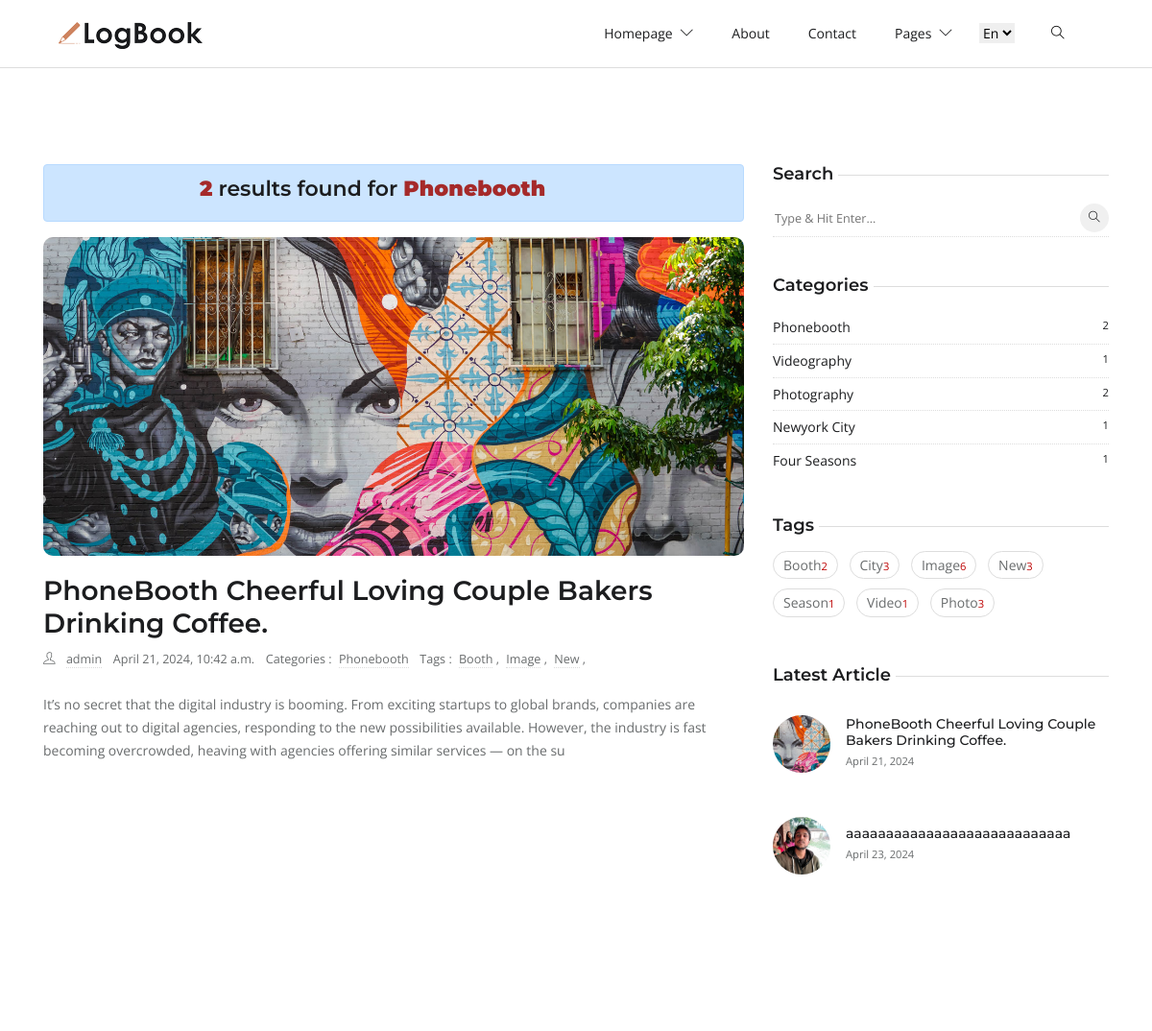
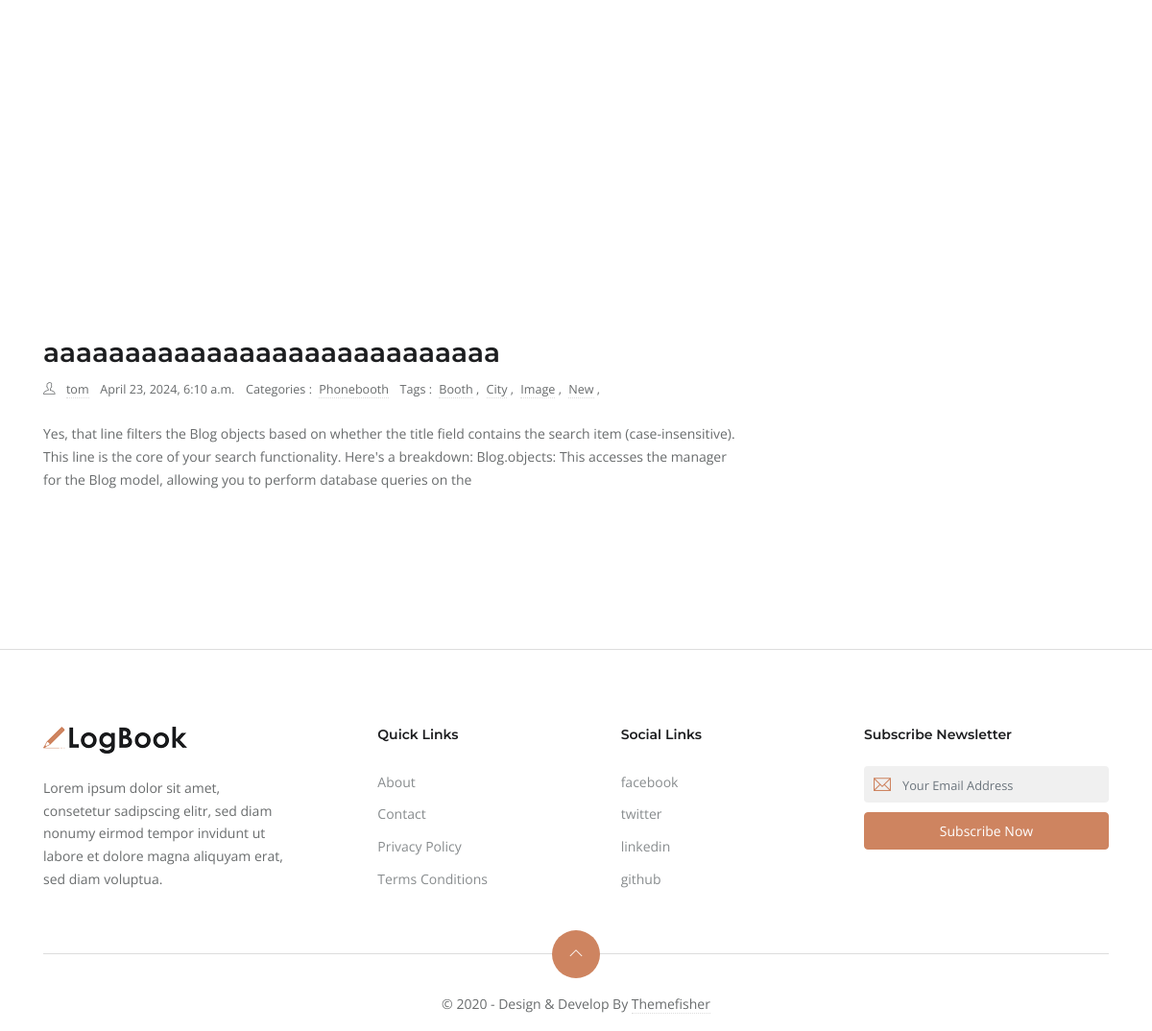
The app's page /category/phonebooth/ with its own data (2 pictures, top to bottom).
### home/models.py (models this page shows, shortened)
class Category(models.Model):
    title = models.CharField(max_length=50,unique=True)
    slug = models.SlugField(unique=True, blank=True, null=True, max_length=300)

class BlogImage(models.Model):
    blog = models.ForeignKey(Blog, related_name='blog_images', on_delete=models.CASCADE)
    image = models.FileField(upload_to='blog_images/')

class Blog(models.Model):
    user = models.ForeignKey(User, related_name='user_blogs', on_delete=models.CASCADE)
    title = models.CharField(max_length=100, unique=True)
    slug = models.SlugField(unique=True, blank=True, null=True, max_length=300)
    description = models.TextField()
    category = models.ForeignKey(Category, related_name='category_blogs', on_delete=models.CASCADE)
    tags = models.ManyToManyField(Tag, related_name='tag_blogs')
    created_date = models.DateTimeField(auto_now_add=True)
    def __str__(self):
        return self.title

class Tag(models.Model):
    title = models.CharField(max_length=50,unique=True)
    slug = models.SlugField(unique=True, blank=True, null=True, max_length=300)
    def __str__(self):
        return self.title

### home/views.py (the view)
# urls.py: path('category/<str:slug>/', views.category_blog, name='category_blog'),
def category_blog(request, slug):
    category = get_object_or_404(Category, slug=slug)
    cate_blogs = category.category_blogs.all()
    tags = Tag.objects.all()
    print(cate_blogs)
    print(tags)
    context = {
        'category': category,
        'cate_blogs': cate_blogs,
        'tags': tags
    }
    return render(request, 'home/category_blogs.html', context)

### home/context_processors.py (called while the page is built)
def get_all_categories(request):
    categories = Category.objects.all()
    context = {
        'categories': categories
    }
    return context

### home/templatetags/custom_filters.py (called while the page is built)
@register.filter
def limit_characters(value, max_length):
    if len(value) <= max_length:
        return value
    else:
        return value[:max_length]

### templates/home/category_blogs.html (shortened to what this page needs)
{% extends 'base.html' %}
{% load custom_filters %}
{% load static %}
{% block content %}
<section class="section">
    <div class="container">
        <div class="row">
            <div class="col-lg-8  mb-5 mb-lg-0">
                <div class="alert alert-primary alert-dismissible fade show" role="alert">
                    <h4 class="text-center"> <b style="color: brown;">{{cate_blogs.count}}</b> results found for <b style="color: brown;">{{ category.title}}</b></h4>
                </div>
                {% for blog in cate_blogs %}
                <article class="row mb-5">
                    <div class="col-12">
                        <div class="post-slider">
                            {% for i in blog.blog_images.all %}
                            <img loading="lazy" src="{{i.image.url}}" class="img-fluid" alt="post-thumb">
                            {% endfor %}
                        </div>
                    </div>
                    <div class="col-12 mx-auto">
                        <h3><a class="post-title" href="{% url 'blog_details' blog.slug %}">{{blog.title}}</a></h3>
                        <ul class="list-inline post-meta mb-4">
                            <li class="list-inline-item"><i class="ti-user mr-2"></i>
                                <a href="author.html">{{blog.user.username}}</a>
                            </li>
                            <li class="list-inline-item">{{blog.created_date}}</li>
                            <li class="list-inline-item">Categories : <a
                                    href="{% url 'category_blog' blog.category.slug %}"
                                    class="ml-1">{{blog.category.title}}
                                </a>
                            </li>
                            <li class="list-inline-item">
                                Tags :
                                {% for tag in blog.tags.all %}
                                <a href="#!" class="ml-1">{{ tag.title }}</a> ,
                                {% endfor %}
                            </li>
                        </ul>
                        <p>{{blog.description|limit_characters:300}}</a>
                    </div>
                </article>
                {% endfor %}
            </div>
            <aside class="col-lg-4">
                <div class="widget">
                    <h5 class="widget-title"><span>Search</span></h5>
                    <form action="{% url 'home' %}" class="widget-search" method="GET">
                        <input id="search-query" name="search" type="search" required
                            placeholder="Type &amp; Hit Enter...">
                        <button type="submit"><i class="ti-search"></i>
                        </button>
                    </form>
                </div>
                <div class="widget">
                    <h5 class="widget-title"><span>Categories</span></h5>
                    <ul class="list-unstyled widget-list">
                        {% for category in categories %}
                        <li><a href="{% url 'category_blog' category.slug %}" class="d-flex">{{category.title}}
                                <small class="ml-auto">{{category.category_blogs.all.count}}</small></a>
                        </li>
                        {% endfor %}
                    </ul>
                </div>
                <div class="widget">
                    <h5 class="widget-title"><span>Tags</span></h5>
                    <ul class="list-inline widget-list-inline">
                        {% for tag in tags %}
                        <li class="list-inline-item"><a href="{% url 'tag_blogs' tag.slug %}">{{tag.title}}<small
                                    class="ml-auto"
                                    style="color: rgb(190, 5, 5);">{{tag.tag_blogs.all.count}}</small></a>
                        </li>
                        {% endfor %}
                    </ul>
                </div>
                <div class="widget">
                    <h5 class="widget-title"><span>Latest Article</span></h5>
                    {% for blog in cate_blogs|slice:":3" %}
                    <ul class="list-unstyled widget-list">
                        <li class="media widget-post align-items-center">
                            <a href="{% url 'blog_details' blog.slug %}">
                                {% if blog.blog_images.first %}
                                <img loading="lazy" class="mr-3" src="{{ blog.blog_images.first.image.url }}">
                                {% else %}
                                <img loading="lazy" class="mr-3" src="{{ blog.image.url }}">
                                {% endif %}
                            </a>
                            <div class="media-body">
                                <h5 class="h6 mb-0"><a href="{% url 'blog_details' blog.slug %}">{{ blog.title }}</a>
                                </h5>
                                <small>{{ blog.created_date|date:"F d, Y" }}</small>
                            </div>
                        </li>
                    </ul>
                    {% endfor %}
                </div>
            </aside>
        </div>
    </div>
</section>
{% endblock content %}

### templates/base.html (shortened to what this page needs)
<!DOCTYPE html>
{% load static %}
{% load custom_filters %}
<html lang="en-us">
<head>
   <link rel="stylesheet" href="{% static 'plugins/bootstrap/bootstrap.min.css' %}">
   <link rel="stylesheet" href="{% static 'plugins/themify-icons/themify-icons.css' %}">
   <link rel="stylesheet" href="{% static 'plugins/slick/slick.css' %}">
   <link rel="stylesheet" href="{% static 'css/style.css' %}">
</head>
<body>
<header class="sticky-top bg-white border-bottom border-default">
   <div class="container">
      <nav class="navbar navbar-expand-lg navbar-white">
         <a class="navbar-brand" href="{% url 'home' %}">
            <img class="img-fluid" width="150px" src="{% static 'images/logo.png' %}" alt="LogBook">
         </a>
         <div class="collapse navbar-collapse text-center" id="navigation">
            <ul class="navbar-nav ml-auto">
               <li class="nav-item dropdown">
                  <a class="nav-link" href="#" role="button" data-toggle="dropdown" aria-haspopup="true"
                     aria-expanded="false">
                     homepage <i class="ti-angle-down ml-1"></i>
                  </a>
               </li>
               <li class="nav-item">
                  <a class="nav-link" href="about.html">About</a>
               </li>
               <li class="nav-item">
                  <a class="nav-link" href="contact.html">Contact</a>
               </li>
               <li class="nav-item dropdown">
                  <a class="nav-link" href="#" role="button" data-toggle="dropdown" aria-haspopup="true"
                     aria-expanded="false">Pages <i class="ti-angle-down ml-1"></i>
                  </a>
               </li>
            </ul>
            <select class="m-2 border-0" id="select-language">
               <option id="en" value="about/" selected>En</option>
            </select>
            <div class="search px-4">
               <button id="searchOpen" class="search-btn"><i class="ti-search"></i></button>
            </div>
         </div>
      </nav>
   </div>
</header>
{% block content %}
{% endblock content %}
   <footer class="section-sm pb-0 border-top border-default">
      <div class="container">
         <div class="row justify-content-between">
            <div class="col-md-3 mb-4">
               <a class="mb-4 d-block" href="{% url 'home' %}">
                  <img class="img-fluid" width="150px" src="{% static 'images/logo.png' %}" alt="LogBook">
               </a>
               <p>Lorem ipsum dolor sit amet, consetetur sadipscing elitr, sed diam nonumy eirmod tempor invidunt ut labore et dolore magna aliquyam erat, sed diam voluptua.</p>
            </div>
            <div class="col-lg-2 col-md-3 col-6 mb-4">
               <h6 class="mb-4">Quick Links</h6>
               <ul class="list-unstyled footer-list">
                  <li><a href="about.html">About</a></li>
                  <li><a href="contact.html">Contact</a></li>
                  <li><a href="privacy-policy.html">Privacy Policy</a></li>
                  <li><a href="terms-conditions.html">Terms Conditions</a></li>
               </ul>
            </div>
            <div class="col-lg-2 col-md-3 col-6 mb-4">
               <h6 class="mb-4">Social Links</h6>
               <ul class="list-unstyled footer-list">
                  <li><a href="#">facebook</a></li>
                  <li><a href="#">twitter</a></li>
                  <li><a href="#">linkedin</a></li>
                  <li><a href="#">github</a></li>
               </ul>
            </div>
            <div class="col-md-3 mb-4">
               <h6 class="mb-4">Subscribe Newsletter</h6>
               <form class="subscription" action="javascript:void(0)" method="post">
                  <div class="position-relative">
                     <i class="ti-email email-icon"></i>
                     <input type="email" class="form-control" placeholder="Your Email Address">
                  </div>
                  <button class="btn btn-primary btn-block rounded" type="submit">Subscribe now</button>
               </form>
            </div>
         </div>
         <div class="scroll-top">
            <a href="javascript:void(0);" id="scrollTop"><i class="ti-angle-up"></i></a>
         </div>
         <div class="text-center">
            <p class="content">&copy; 2020 - Design &amp; Develop By <a href="https://themefisher.com/" target="_blank">Themefisher</a></p>
         </div>
      </div>
   </footer>
</body>
</html>

### static/css/style.css (style rules this page uses)
body { line-height: 1.7; font-family: "Open Sans", sans-serif; -webkit-font-smoothing: antialiased; color: #696c6d; font-size: 14px; }
p, .paragraph { font-weight: 400; color: #696c6d; font-size: 14px; line-height: 1.7; font-family: "Open Sans", sans-serif; }
h1, h2, h3, h4, h5, h6 { color: #1c1d1f; font-family: "Montserrat", sans-serif; font-weight: 600; line-height: 1.2; }
h3, .h3 { font-size: 28px; }
h4, .h4 { font-size: 22px; }
h5, .h5 { font-size: 18px; }
h6, .h6 { font-size: 14px; }
.btn { font-size: 14px; font-family: "Open Sans", sans-serif; text-transform: capitalize; padding: 8px 25px; border-radius: 50px; border: 1px solid; position: relative; z-index: 1; transition: 0.2s ease; }
.btn-primary { background: #ce8460; color: #fff; border-color: #ce8460; }
body { background-color: #fff; overflow-x: hidden; }
img { vertical-align: middle; border: 0; }
a, a:hover, a:focus { text-decoration: none; }
a, button, select { cursor: pointer; transition: 0.2s ease; }
.slick-slide { outline: 0; }
.section { padding-top: 100px; padding-bottom: 100px; }
.section-sm { padding-top: 80px; padding-bottom: 80px; }
.rounded-lg, .post-slider { border-radius: 10px !important; }
.border-default { border-color: #ddd !important; }
.form-control::placeholder { font-size: 80%; }
.nav-item { margin: 0; }
.nav-item .nav-link { text-transform: capitalize; }
.navbar-white .navbar-nav .nav-link { color: #1c1d1f; }
.navbar-expand-lg .navbar-nav .nav-link { padding: 15px 20px; }
.search-btn { border: 0; background: transparent; }
.post-title { color: #1c1d1f; }
.post-meta li { margin-right: 10px; font-size: 90%; }
.post-meta a { color: #696c6d; border-bottom: 1px dotted #ddd; }
.post-slider { overflow: hidden; margin-bottom: 20px; }
.post-slider img { border-radius: inherit; }
.content * { word-break: break-word; overflow-wrap: break-word; }
.content a { color: #696c6d; border-bottom: 1px dotted #ddd; }
.widget { background: #fff; margin-bottom: 40px; }
.widget-title { position: relative; margin-bottom: 15px; }
.widget-title span { background: #fff; position: relative; padding-right: 5px; z-index: 1; }
.widget-title::before { position: absolute; content: ""; right: 0; height: 1px; width: 100%; background: #ddd; top: 50%; }
.widget-search { position: relative; }
.widget-search input { border: 0; border-bottom: 1px dotted #ddd; width: 100%; height: 40px; }
.widget-search input::placeholder { font-size: 90%; }
.widget-search button { height: 30px; width: 30px; line-height: 30px; display: inline-block; padding: 0; background: #f0f0f0; color: #1c1d1f; text-align: center; border-radius: 50%; position: absolute; right: 0; top: 5px; border: 0; font-size: 12px; }
.widget-list li { padding: 5px 0; }
.widget-list li:not(:last-child) { border-bottom: 1px dotted #ddd; }
.widget-list li a { color: #1c1d1f; }
.widget-list-inline li { margin-bottom: 10px; }
.widget-list-inline li a { padding: 2px 10px; border: 1px solid #ddd; border-radius: 40px; display: block; color: #696c6d; }
.widget-post { padding: 15px 0 !important; }
.widget-post img { height: 60px; width: 60px; border-radius: 50%; -o-object-fit: cover; object-fit: cover; }
.footer-list a { display: block; color: #888c8e; padding: 5px 0; }
.subscription .form-control { background-color: #f0f0f0; border: 0; margin-bottom: 10px; padding-left: 40px; }
.subscription .email-icon { position: absolute; left: 10px; top: 10px; font-size: 18px; color: #ce8460; }
.scroll-top { border-top: 1px solid #ddd; position: relative; margin: 20px 0 40px; }
.scroll-top a { position: absolute; top: 50%; left: 50%; transform: translate(-50%, -50%); height: 50px; width: 50px; border-radius: 50%; background-color: #ce8460; color: #fff; text-align: center; line-height: 50px; display: block; }

### records on screen
Category: title "Phonebooth", category_blogs.all.count "2"
Blog: title "PhoneBooth Cheerful Loving Couple Bakers Drinking Coffee.", user.username "admin", created_date "April 21, 2024, 10:42 a.m.", category "Phonebooth", description|limit_characters "It’s no secret that the digital industry is booming. From exciting startups to global brands, companies are reaching out to digital agencies, responding to the new possibilities available. However, the industry is fast becoming overcrowded, heaving with agencies offering similar services — on the su", blog_images.first.image (picture), created_date "April 21, 2024"
BlogImage: image (picture)
Tag: title "Booth", tag_blogs.all.count "2"
Tag: title "Image", tag_blogs.all.count "6"
Tag: title "New", tag_blogs.all.count "3"
Blog: title "aaaaaaaaaaaaaaaaaaaaaaaaaaaa", user.username "tom", created_date "April 23, 2024, 6:10 a.m.", category "Phonebooth", description|limit_characters "Yes, that line filters the Blog objects based on whether the title field contains the search item (case-insensitive). This line is the core of your search functionality. Here's a breakdown: Blog.objects: This accesses the manager for the Blog model, allowing you to perform database queries on the", blog_images.first.image (picture), created_date "April 23, 2024"
BlogImage: image (picture)
Tag: title "City", tag_blogs.all.count "3"
Category: title "Videography", category_blogs.all.count "1"
Category: title "Photography", category_blogs.all.count "2"
Category: title "Newyork City", category_blogs.all.count "1"
Category: title "Four Seasons", category_blogs.all.count "1"
Tag: title "Season", tag_blogs.all.count "1"
Tag: title "Video", tag_blogs.all.count "1"
Tag: title "Photo", tag_blogs.all.count "3"

### other values on screen
{{ cate_blogs.count }} "2"
